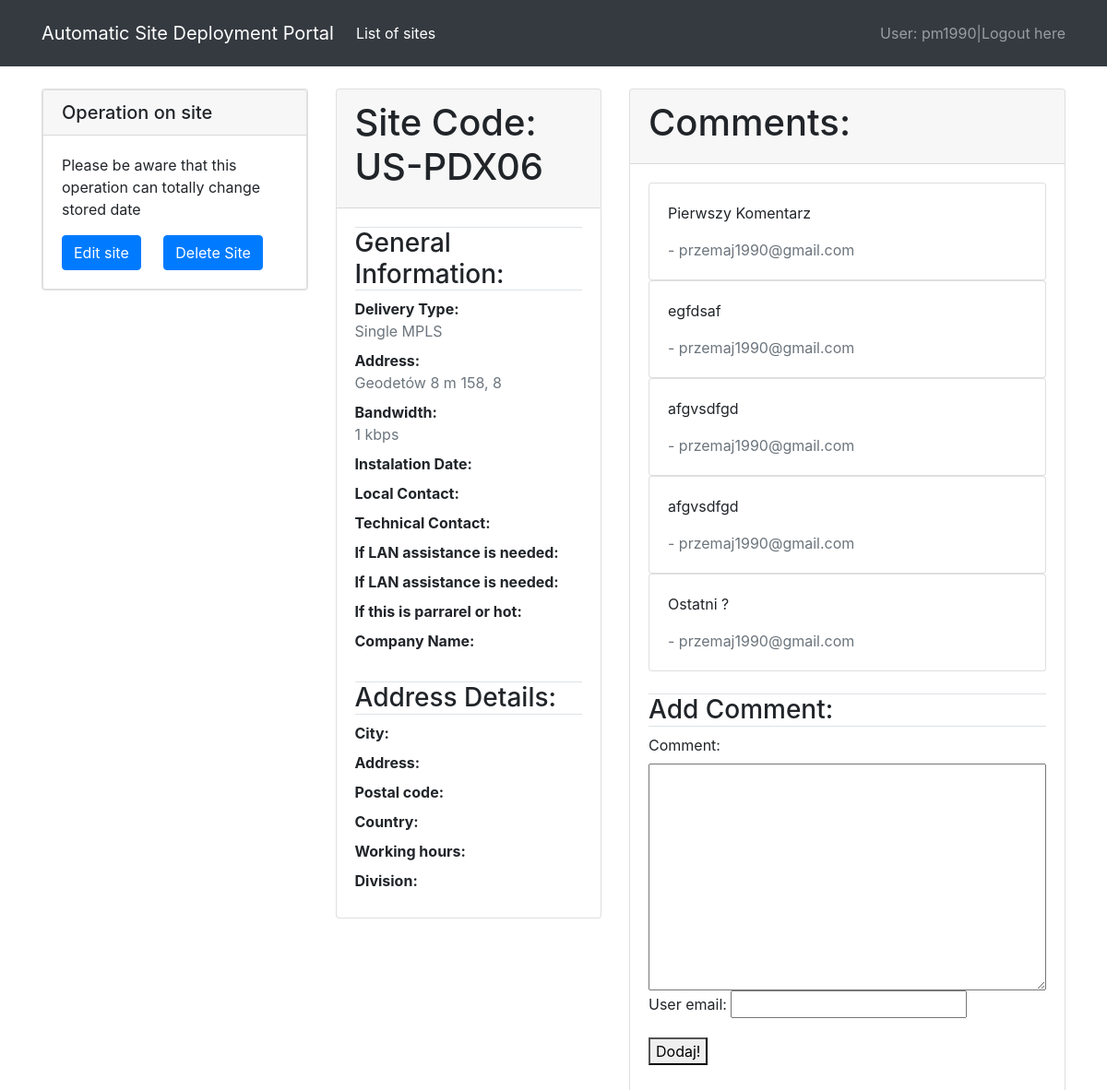
Page /lbe_portal/1/ (signed in) on the committed database.
### lbeportal/models.py (models this page shows, shortened)
class SiteVendor(models.Model):
    site_code = models.CharField(verbose_name="Site Code", max_length=10, help_text='Code requested by Vendor Team')
    delivery_type = models.CharField(choices=DELIVERY_TYPE, verbose_name='Type of delivery', max_length=64)
    address = models.CharField(verbose_name="Site Address", max_length=64)
    bandwidth = models.IntegerField(verbose_name="Bandwidth")
    site_classification = models.CharField(choices=CLASSIFICATION, verbose_name="Site Classification:", max_length=64)
    user = models.ForeignKey(settings.AUTH_USER_MODEL, default=1, on_delete=models.CASCADE)

### nocportal/models.py (models this page shows, shortened)
class NocComment(models.Model):
    content = models.TextField(verbose_name="Comment from NOC team:")
    user = models.CharField(verbose_name="User:", max_length=64)
    site = models.ForeignKey('lbeportal.SiteVendor', on_delete=models.CASCADE, related_name='comment')

### lbeportal/views.py (the view, shortened to what this page needs)
# urls.py: path('<int:pk>/', SiteVendorDetailView.as_view(), name='detail'),
class SiteVendorDetailView(FormMixin, DetailView):
    template_name = 'sitevendor_detail.html'
    model = SiteVendor
    form_class = CommentForm
    def get_context_data(self, **kwargs):
        context = super(SiteVendorDetailView, self).get_context_data(**kwargs)
        context['form'] = CommentForm(initial={'site': self.object})
        return context

### nocportal/forms.py
class CommentForm(ModelForm):
    class Meta:
        model = NocComment
        fields = ['content', 'user', 'site']
        widgets = {
            'site': forms.HiddenInput()
        }

### templates/sitevendor_detail.html (shortened to what this page needs)
{% extends 'base.html' %}
{% load crispy_forms_tags %}
{% block content %}
<div class="container">
    <div class="row">
            <div class="col">
    <div class="card">
            <div class="card">
                <h5 class="card-header">Operation on site</h5>
                <div class="card-body">
                <p class="card-text">Please be aware that this operation can totally change stored date</p>
                <a href="{% url 'lbeportal:update' object.pk %}" class="btn btn-primary card-link">Edit site</a>
                <a href="{% url 'lbeportal:delete' object.pk %}" class="btn btn-primary card-link">Delete Site</a>
                </div>
            </div>
    </div>
    </div>
        <div class="col">
        <div class="card ">
             <div class="card-header">
                     <h1>Site Code: {{ object.site_code }}</h1>
             </div>
            <div class="card-body">
                <h3 class="border-top border-bottom mb-2">General Information:</h3>
                <div class="mb-2"><strong>Delivery Type:</strong>
            <p class="card-text text-muted">{{ object.delivery_type }}</p></div>
                <div class="mb-2"><strong>Address:</strong>
            <p class="card-text text-muted">{{ object.address|truncatewords_html:10 }}</p></div>
                <div class="mb-2"><strong>Bandwidth:</strong>
            <p class="card-text text-muted">{{ object.bandwidth }} kbps</p></div>
                <div class="mb-2"><strong>Instalation Date:</strong>
            <p class="card-text text-muted">{{ object.instalation_date }}</p></div>
                <div class="mb-2"><strong>Local Contact:</strong>
            <p class="card-text text-muted">{{ object.local_contact }}</p></div>
                <div class="mb-2"><strong>Technical Contact:</strong>
            <p class="card-text text-muted">{{ object.technical_contact }}</p></div>
                <div class="mb-2"><strong>If LAN assistance is needed:</strong>
            <p class="card-text text-muted">{{ object.lan_assistance }}</p></div>
                <div class="mb-2"><strong>If LAN assistance is needed:</strong>
            <p class="card-text text-muted">{{ object.voip_assistance }}</p></div>
                <div class="mb-2"><strong>If this is parrarel or hot:</strong>
            <p class="card-text text-muted">{{ object.parrarelorhot }}</p></div>
                <div class="mb-2"><strong>Company Name:</strong>
            <p class="card-text text-muted">{{ object.company_name }}</p></div>
        <br>
            <h3 class="border-top border-bottom mb-2">Address Details:</h3>
                <div class="mb-2"><strong>City:</strong>
            <p class="card-text text-muted">{{ object.city }}</p></div>
                <div class="mb-2"><strong>Address:</strong>
            <p class="card-text text-muted">{{ object.address_2 }}</p></div>
                <div class="mb-2"><strong>Postal code:</strong>
            <p class="card-text text-muted">{{ object.post_code }}</p></div>
                <div class="mb-2"><strong>Country:</strong>
            <p class="card-text text-muted">{{ object.country }}</p></div>
                <div class="mb-2"><strong>Working hours:</strong>
            <p class="card-text text-muted">{{ object.office_hours }}</p></div>
                <div class="mb-2"><strong>Division:</strong>
            <p class="card-text text-muted">{{ object.division }}</p></div>
            </div>
</div>
</div>
        <div class="col">
        <div class="card ">
            <div class="card-header">
                 <h1>Comments:</h1>
            </div>
            <div class="card-body">
                    {% for comment in object.comment.all %}
                    <div class="card">
                        <div class="card-body">
                        <p class="card-text">{{ comment.content }}</p>
                        <p class="card-text text-muted">    - {{ comment.user }}</p>
                        </div>
                    </div>
                    {% endfor %}
                    <br>
                     <form action="" method="POST">
                        <div class="form-group">
                            <h3 class="border-top border-bottom mb-2">Add Comment:</h3>
                            <label>Comment:</label>
                        {{ form.content }}
                            <label>User email:</label>
                        {{ form.user }}
                        </div>
                        <button type="submit">Dodaj!</button>
                     </form>
            </div>
        </div>
        </div>
    </div>
</div>
    {% endblock %}

### templates/base.html (shortened to what this page needs)
{% load static %}
<html lang="pl">
<head>
    <link rel="stylesheet" href="https://stackpath.bootstrapcdn.com/bootstrap/4.3.1/css/bootstrap.min.css">
</head>
<body>
{% block navbar %}
  <nav class="navbar navbar-expand-lg navbar-dark bg-dark p-3">
    <div class="container">
      <a class="navbar-brand" href="{% url 'lbeportal:main' %}">Automatic Site Deployment Portal</a>
      <div class="collapse navbar-collapse" id="navbarSupportedContent">
        <ul class="navbar-nav mr-auto mt-2 mt-lg-0">
          <li class="nav-item active">
            <a class="nav-link" href="{% url 'lbeportal:list' %}">List of sites</a>
          </li>
        </ul>
          <ul class="nav justify-content-end">
              <li class="nav-item">
                <a class="navbar-text" href="#">User: {{user}}</a>
              </li>
              <li class="nav-item">
                <a class="navbar-text" href="#">    |   </a>
              </li>
              <li class="nav-item">
            {% if user.is_authenticated %}
              <a class="navbar-text" href="/logout">Logout here</a>
            {% else %}
              <a class="navbar-text" href="/login">Login here</a>
            {% endif %}
              </li>
          </ul>
      </div>
      </div>
  </nav>
<br>
  {% endblock %}
    {% block content %}
    {% endblock %}
</body>
</html>

### rows in the picture
SiteVendor: site_code "US-PDX06", delivery_type "Single MPLS", address "Geodetów 8 m 158, 8", bandwidth "1"
NocComment: content "Pierwszy Komentarz", user "przemaj1990@gmail.com"
NocComment: content "egfdsaf", user "przemaj1990@gmail.com"
NocComment: content "afgvsdfgd", user "przemaj1990@gmail.com"
NocComment: content "afgvsdfgd", user "przemaj1990@gmail.com"
NocComment: content "Ostatni ?", user "przemaj1990@gmail.com"

### other values in the picture
{{ user }} "pm1990"
